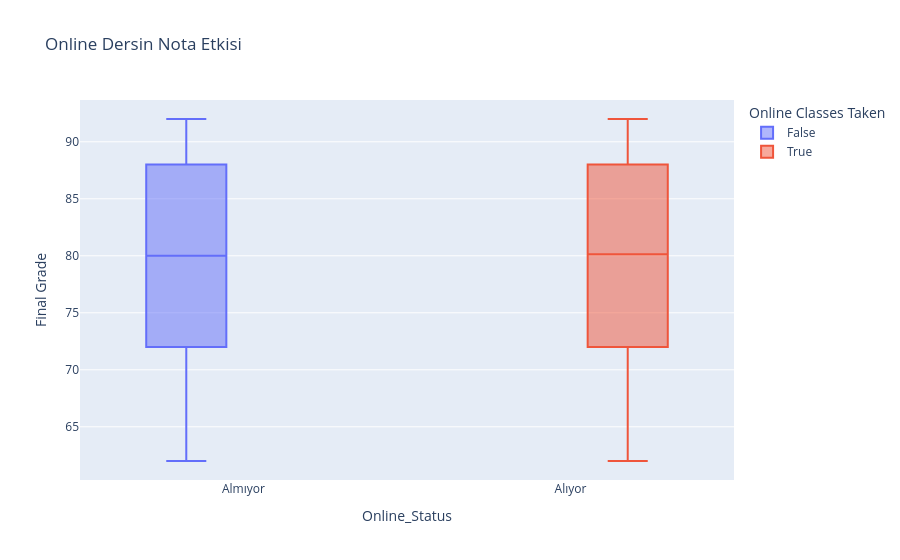

The cell this chart's notebook holds for it:
### Code cell
st_per['Online_Status'] = st_per['Online Classes Taken'].map({True: 'Alıyor', False: 'Almıyor'})
px.box(
    st_per,
    x="Online_Status",
    y="FinalGrade",
    title="Online Dersin Nota Etkisi",
    labels={"FinalGrade":"Final Grade"},
    color="Online Classes Taken",
)

### Figure 1 — Plotly figure (JSON) as saved in the notebook; plotly's stock layout.template omitted (floating-point values rounded to 4 significant figures; data arrays with more than 128 entries replaced by an {"elided": "..."} marker saying what was removed)
{"data": [{"alignmentgroup": "True", "hovertemplate": "Online Classes Taken=False<br>Online_Status=%{x}<br>Final Grade=%{y}<extra></extra>", "legendgroup": "False", "marker": {"color": "#636efa"}, "name": "False", "notched": false, "offsetgroup": "False", "orientation": "v", "showlegend": true, "type": "box", "x": {"elided": "419 str values"}, "x0": " ", "xaxis": "x", "y": {"elided": "419 float values"}, "y0": " ", "yaxis": "y"}, {"alignmentgroup": "True", "hovertemplate": "Online Classes Taken=True<br>Online_Status=%{x}<br>Final Grade=%{y}<extra></extra>", "legendgroup": "True", "marker": {"color": "#EF553B"}, "name": "True", "notched": false, "offsetgroup": "True", "orientation": "v", "showlegend": true, "type": "box", "x": {"elided": "458 str values"}, "x0": " ", "xaxis": "x", "y": {"elided": "458 float values"}, "y0": " ", "yaxis": "y"}], "layout": {"boxmode": "group", "legend": {"title": {"text": "Online Classes Taken"}, "tracegroupgap": 0}, "title": {"text": "Online Dersin Nota Etkisi"}, "xaxis": {"anchor": "y", "domain": [0, 1], "title": {"text": "Online_Status"}}, "yaxis": {"anchor": "x", "domain": [0, 1], "title": {"text": "Final Grade"}}}}
